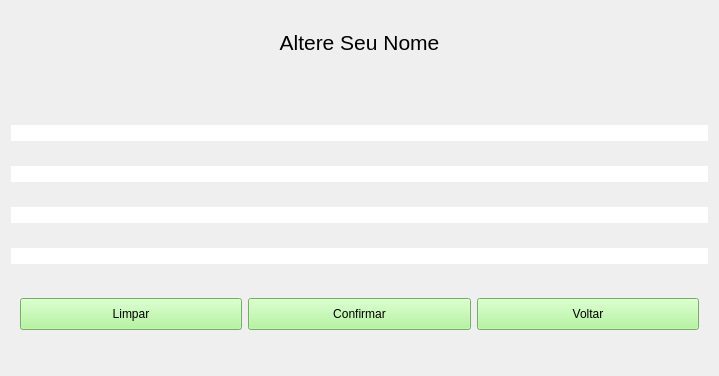
<?xml version="1.0" encoding="UTF-8"?>
<ui version="4.0">
 <class>WForgotName</class>
 <widget class="QWidget" name="WForgotName">
  <property name="geometry">
   <rect>
    <x>0</x>
    <y>0</y>
    <width>719</width>
    <height>376</height>
   </rect>
  </property>
  <property name="windowTitle">
   <string>Form</string>
  </property>
  <layout class="QVBoxLayout" name="verticalLayout">
   <item>
    <widget class="QPushButton" name="Title">
     <property name="styleSheet">
      <string notr="true">#Title
{
	background-color: transparent;
	border: none;
	color: black;
	font: 16pt;
}</string>
     </property>
     <property name="text">
      <string>Altere Seu Nome</string>
     </property>
    </widget>
   </item>
   <item>
    <widget class="QPushButton" name="Msg">
     <property name="minimumSize">
      <size>
       <width>0</width>
       <height>20</height>
      </size>
     </property>
     <property name="sizeIncrement">
      <size>
       <width>0</width>
       <height>20</height>
      </size>
     </property>
     <property name="baseSize">
      <size>
       <width>0</width>
       <height>20</height>
      </size>
     </property>
     <property name="styleSheet">
      <string notr="true">#Msg
{
	background-color: transparent;
	border: none;
	color: black;
}</string>
     </property>
     <property name="text">
      <string/>
     </property>
    </widget>
   </item>
   <item>
    <widget class="QLineEdit" name="Code">
     <property name="styleSheet">
      <string notr="true">#Code
{
	border: none;
    font-size: 12px;
}</string>
     </property>
     <property name="text">
      <string/>
     </property>
    </widget>
   </item>
   <item>
    <widget class="QLineEdit" name="Password">
     <property name="styleSheet">
      <string notr="true">#Password
{
	border: none;
    font-size: 12px;
}</string>
     </property>
     <property name="text">
      <string/>
     </property>
    </widget>
   </item>
   <item>
    <widget class="QLineEdit" name="NewName">
     <property name="styleSheet">
      <string notr="true">#NewName
{
	border: none;
    font-size: 12px;
}</string>
     </property>
     <property name="text">
      <string/>
     </property>
    </widget>
   </item>
   <item>
    <widget class="QLineEdit" name="NameConfirm">
     <property name="styleSheet">
      <string notr="true">#NameConfirm
{
	border: none;
    font-size: 12px;
}</string>
     </property>
     <property name="text">
      <string/>
     </property>
    </widget>
   </item>
   <item>
    <widget class="QWidget" name="ForgotNameButtons" native="true">
     <property name="maximumSize">
      <size>
       <width>16777215</width>
       <height>50</height>
      </size>
     </property>
     <layout class="QHBoxLayout" name="horizontalLayout_3">
      <item>
       <widget class="QPushButton" name="Clean">
        <property name="maximumSize">
         <size>
          <width>16777215</width>
          <height>40</height>
         </size>
        </property>
        <property name="styleSheet">
         <string notr="true">#Clean
{
    background-color: #a3f48a;
    color: black;
    font-size: 12px;
}</string>
        </property>
        <property name="text">
         <string>Limpar</string>
        </property>
       </widget>
      </item>
      <item>
       <widget class="QPushButton" name="Confirm">
        <property name="maximumSize">
         <size>
          <width>16777215</width>
          <height>40</height>
         </size>
        </property>
        <property name="styleSheet">
         <string notr="true">#Confirm
{
    background-color: #a3f48a;
    color: black;
    font-size: 12px;
}</string>
        </property>
        <property name="text">
         <string>Confirmar</string>
        </property>
       </widget>
      </item>
      <item>
       <widget class="QPushButton" name="Back">
        <property name="maximumSize">
         <size>
          <width>16777215</width>
          <height>40</height>
         </size>
        </property>
        <property name="baseSize">
         <size>
          <width>0</width>
          <height>40</height>
         </size>
        </property>
        <property name="styleSheet">
         <string notr="true">#Back
{
    background-color: #a3f48a;
    color: black;
    font-size: 12px;
}</string>
        </property>
        <property name="text">
         <string>Voltar</string>
        </property>
       </widget>
      </item>
     </layout>
    </widget>
   </item>
  </layout>
 </widget>
 <resources/>
 <connections/>
</ui>
